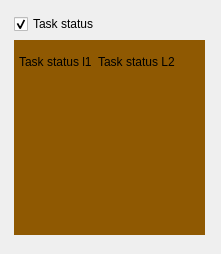
<?xml version="1.0" encoding="UTF-8"?>
<ui version="4.0">
 <class>TaskStatus</class>
 <widget class="QWidget" name="TaskStatus">
  <property name="geometry">
   <rect>
    <x>0</x>
    <y>0</y>
    <width>221</width>
    <height>254</height>
   </rect>
  </property>
  <property name="minimumSize">
   <size>
    <width>0</width>
    <height>200</height>
   </size>
  </property>
  <property name="windowTitle">
   <string>Form</string>
  </property>
  <widget class="QWidget" name="verticalLayoutWidget">
   <property name="geometry">
    <rect>
     <x>9</x>
     <y>9</y>
     <width>201</width>
     <height>231</height>
    </rect>
   </property>
   <layout class="QVBoxLayout" name="verticalLayout">
    <property name="leftMargin">
     <number>5</number>
    </property>
    <property name="topMargin">
     <number>5</number>
    </property>
    <property name="rightMargin">
     <number>5</number>
    </property>
    <property name="bottomMargin">
     <number>5</number>
    </property>
    <item>
     <widget class="QCheckBox" name="taskStatus">
      <property name="text">
       <string>Task status</string>
      </property>
      <property name="checked">
       <bool>true</bool>
      </property>
     </widget>
    </item>
    <item>
     <widget class="QWidget" name="widget" native="true">
      <property name="styleSheet">
       <string notr="true">background-color: rgb(143, 89, 2);</string>
      </property>
      <widget class="QWidget" name="formLayoutWidget">
       <property name="geometry">
        <rect>
         <x>0</x>
         <y>10</y>
         <width>191</width>
         <height>93</height>
        </rect>
       </property>
       <layout class="QFormLayout" name="formLayout">
        <property name="leftMargin">
         <number>5</number>
        </property>
        <property name="topMargin">
         <number>5</number>
        </property>
        <property name="rightMargin">
         <number>5</number>
        </property>
        <property name="bottomMargin">
         <number>5</number>
        </property>
        <item row="0" column="0">
         <widget class="QLabel" name="label1">
          <property name="text">
           <string>Task status l1</string>
          </property>
         </widget>
        </item>
        <item row="0" column="1">
         <widget class="QLabel" name="label2">
          <property name="text">
           <string>Task status L2</string>
          </property>
         </widget>
        </item>
       </layout>
      </widget>
     </widget>
    </item>
   </layout>
  </widget>
 </widget>
 <resources/>
 <connections/>
</ui>
